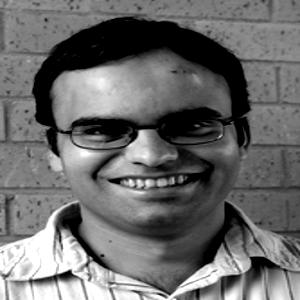
#> input picture 03. Course/faces/1.jpg, 300 x 300 px
$ jupyter execute --allow-errors Eigenfaces.ipynb   (shell and % lines are left out)   (Python 2 division)
#> lines starting #> are read from the running program, lines starting #| are printed output that depends on the picture
[cell 1]

import numpy as np
import skimage
from skimage import data
from skimage import io
import os
import glob
from skimage.exposure import rescale_intensity
import matplotlib.pyplot as plt
from skimage.color.adapt_rgb import adapt_rgb, each_channel, hsv_value
from skimage import filters
from skimage.color import rgb2gray

## Open photos

[cell 2]
filename = os.path.join('faces/', '1.jpg')
camera = io.imread(filename)
#> camera is the input picture: shape (300, 300); min 0, max 255, mean 106.4

fig = plt.figure(figsize=(7, 7))
ax = fig.add_subplot(111, adjustable='box-forced')

ax.imshow(camera, cmap=plt.cm.gray)
plt.show()

[cell 3]
print camera
#> (printed output is left out)

[cell 4]
def as_gray(image_filter, image, *args, **kwargs):
    gray_image = rgb2gray(image)
    return image_filter(gray_image, *args, **kwargs)

[cell 5]
@adapt_rgb(as_gray)

def sobel_gray(image):
    return filters.sobel(image)

fig = plt.figure(figsize=(7, 7))
#> (the rest of this cell did not finish here and is left out)

## Open images in a directory

[cell 6]
image_list = []
for filename in glob.glob('faces/*.jpg'): # Unix style pathname pattern expansion
    im=io.imread(filename)
    image_list.append(im)

## View images

[cell 7]
for im in image_list:
    fig = plt.figure(figsize=(7, 7))
    ax = fig.add_subplot(121, adjustable='box-forced')

    ax.imshow(im, cmap=plt.cm.gray)
    ax.set_xticks([]), ax.set_yticks([])
    ax.set_title(filename)
#> this loop made 3 passes

    #plt.show()

## Normalise images

[cell 8]
um = 100
ustd = 80

normalise_list = []

for i in image_list:
    temp = i
    m = np.mean(temp)
    st = np.std(temp)
    A = (temp-m)*ustd/st+um
    normalise_list.append(A)
#> this loop made 3 passes
#> (m, st) on passes 1 to 3: (106.4, 65.06), (101.3, 78.22), (99.9, 79.78)
#> pass 2, `A = (temp-m)*ustd/st+um`:
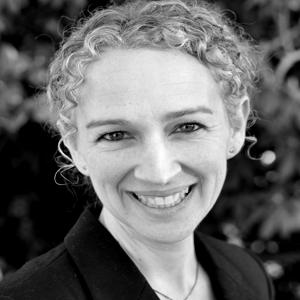
#> A: shape (300, 300) float64; min -3.6, max 251.1, mean 100; drawn with min black and max white
#> pass 3, `A = (temp-m)*ustd/st+um`:
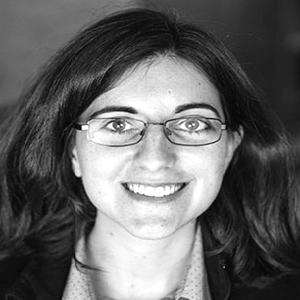
#> A: shape (300, 300) float64; min -0.166, max 255.5, mean 100; drawn with min black and max white
#> after the loop, normalise_list = 3 items

## View images

[cell 9]
for im in normalise_list:
    fig = plt.figure(figsize=(7, 7))
    ax = fig.add_subplot(121, adjustable='box-forced')

    ax.imshow(im, cmap=plt.cm.gray)
    ax.set_xticks([]), ax.set_yticks([])
    ax.set_title(filename)

[cell 10]
normalise_list[1]

## another normalised method

[cell 11]
newMax = 255
newMin = 0

normalise_list2 = []
for i in image_list:
    mi = np.amin(i)
    mx = np.amax(i)

    temp = (newMax - newMin)/(mx - mi)

    A = (i-mi)*temp+newMin
    normalise_list2.append(A)
#> this loop made 3 passes
#> mx on passes 1 to 3: 255, 249, 255
#> after the loop, normalise_list2 = 3 items

print normalise_list2[1]
#> (printed output is left out)
print image_list[1]
#> (printed output is left out)

## view images 2

[cell 12]
for im in normalise_list2:
    fig = plt.figure(figsize=(7, 7))
    ax = fig.add_subplot(121, adjustable='box-forced')

    ax.imshow(im, cmap=plt.cm.gray)
    ax.set_xticks([]), ax.set_yticks([])
    ax.set_title(filename)

## Compute the mean of an image

[cell 13]
np.mean(image_list[1], axis=(0,1))
#> Out = 101.3
